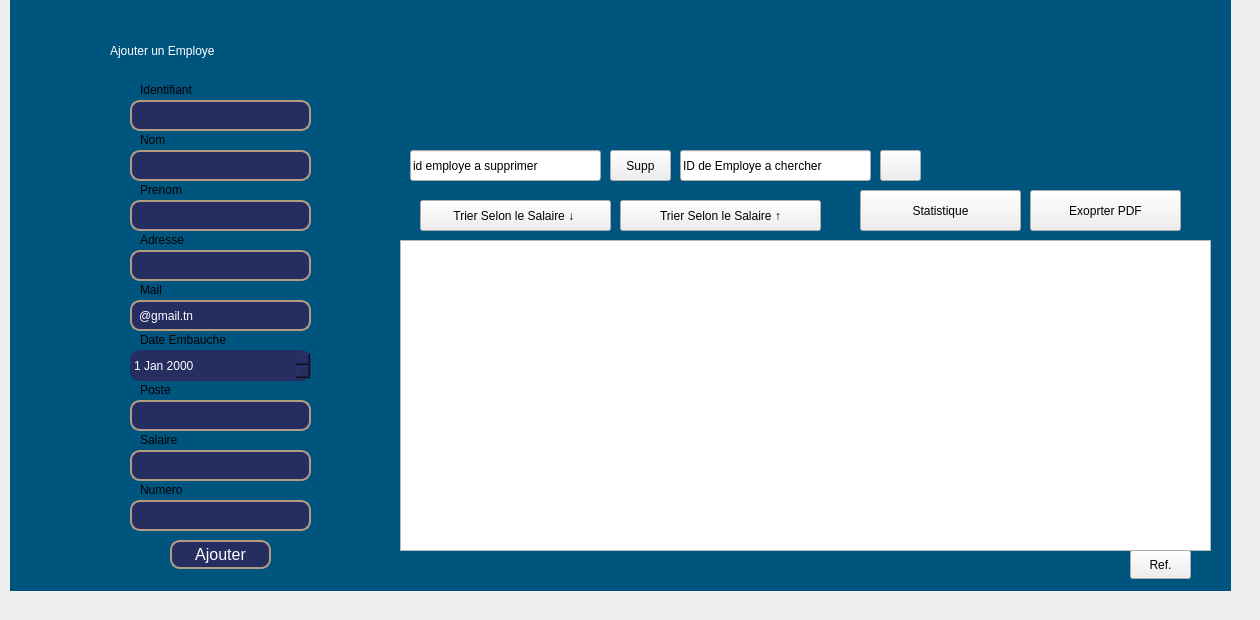
    <widget class="QWidget" name="tab">
     <attribute name="title">
      <string>ajouter un employe</string>
     </attribute>
     <widget class="QLabel" name="label_8">
      <property name="geometry">
       <rect>
        <x>140</x>
        <y>180</y>
        <width>63</width>
        <height>20</height>
       </rect>
      </property>
      <property name="text">
       <string>Prenom</string>
      </property>
     </widget>
     <widget class="QLabel" name="label_5">
      <property name="geometry">
       <rect>
        <x>110</x>
        <y>30</y>
        <width>251</width>
        <height>41</height>
       </rect>
      </property>
      <property name="styleSheet">
       <string notr="true">color: white;
font: 900 italic 13pt &quot;Segoe UI Black&quot;;
</string>
      </property>
      <property name="text">
       <string>Ajouter un Employe</string>
      </property>
     </widget>
     <widget class="QLabel" name="label_9">
      <property name="geometry">
       <rect>
        <x>140</x>
        <y>330</y>
        <width>121</width>
        <height>20</height>
       </rect>
      </property>
      <property name="text">
       <string>Date Embauche</string>
      </property>
     </widget>
     <widget class="QLineEdit" name="prenom">
      <property name="geometry">
       <rect>
        <x>130</x>
        <y>200</y>
        <width>181</width>
        <height>31</height>
       </rect>
      </property>
      <property name="styleSheet">
       <string notr="true">QLineEdit {
    background-color: #262D60; /* Couleur de fond */
    color: white;               /* Couleur du texte */
    border-radius: 10px;        /* Coins arrondis */
    border: 2px solid #B49B84;  /* Bordure */
    padding: 5px;               /* Espacement intérieur */
}
</string>
      </property>
     </widget>
     <widget class="QLabel" name="label_13">
      <property name="geometry">
       <rect>
        <x>140</x>
        <y>480</y>
        <width>63</width>
        <height>20</height>
       </rect>
      </property>
      <property name="text">
       <string>Numero</string>
      </property>
     </widget>
     <widget class="QLabel" name="label_11">
      <property name="geometry">
       <rect>
        <x>140</x>
        <y>430</y>
        <width>63</width>
        <height>20</height>
       </rect>
      </property>
      <property name="text">
       <string>Salaire</string>
      </property>
     </widget>
     <widget class="QLineEdit" name="id">
      <property name="geometry">
       <rect>
        <x>130</x>
        <y>100</y>
        <width>181</width>
        <height>31</height>
       </rect>
      </property>
      <property name="styleSheet">
       <string notr="true">QLineEdit {
    background-color: #262D60; /* Couleur de fond */
    color: white;               /* Couleur du texte */
    border-radius: 10px;        /* Coins arrondis */
    border: 2px solid #B49B84;  /* Bordure */
    padding: 5px;               /* Espacement intérieur */
}
</string>
      </property>
      <property name="text">
       <string/>
      </property>
     </widget>
     <widget class="QLineEdit" name="nom">
      <property name="geometry">
       <rect>
        <x>130</x>
        <y>150</y>
        <width>181</width>
        <height>31</height>
       </rect>
      </property>
      <property name="styleSheet">
       <string notr="true">QLineEdit {
    background-color: #262D60; /* Couleur de fond */
    color: white;               /* Couleur du texte */
    border-radius: 10px;        /* Coins arrondis */
    border: 2px solid #B49B84;  /* Bordure */
    padding: 5px;               /* Espacement intérieur */
}
</string>
      </property>
     </widget>
     <widget class="QLineEdit" name="salaire">
      <property name="geometry">
       <rect>
        <x>130</x>
        <y>450</y>
        <width>181</width>
        <height>31</height>
       </rect>
      </property>
      <property name="styleSheet">
       <string notr="true">QLineEdit {
    background-color: #262D60; /* Couleur de fond */
    color: white;               /* Couleur du texte */
    border-radius: 10px;        /* Coins arrondis */
    border: 2px solid #B49B84;  /* Bordure */
    padding: 5px;               /* Espacement intérieur */
}
</string>
      </property>
     </widget>
     <widget class="QLabel" name="label_10">
      <property name="geometry">
       <rect>
        <x>140</x>
        <y>380</y>
        <width>63</width>
        <height>20</height>
       </rect>
      </property>
      <property name="text">
       <string>Poste</string>
      </property>
     </widget>
     <widget class="QLineEdit" name="poste">
      <property name="geometry">
       <rect>
        <x>130</x>
        <y>400</y>
        <width>181</width>
        <height>31</height>
       </rect>
      </property>
      <property name="styleSheet">
       <string notr="true">QLineEdit {
    background-color: #262D60; /* Couleur de fond */
    color: white;               /* Couleur du texte */
    border-radius: 10px;        /* Coins arrondis */
    border: 2px solid #B49B84;  /* Bordure */
    padding: 5px;               /* Espacement intérieur */
}

</string>
      </property>
     </widget>
     <widget class="QLabel" name="label_7">
      <property name="geometry">
       <rect>
        <x>140</x>
        <y>130</y>
        <width>63</width>
        <height>20</height>
       </rect>
      </property>
      <property name="text">
       <string>Nom</string>
      </property>
     </widget>
     <widget class="QPushButton" name="ajouter">
      <property name="geometry">
       <rect>
        <x>170</x>
        <y>540</y>
        <width>101</width>
        <height>29</height>
       </rect>
      </property>
      <property name="styleSheet">
       <string notr="true">QPushButton {
    background-color: #262D60; /* Couleur de fond normale */
    color: white;               /* Couleur du texte */
    font-size: 16px;            /* Taille de la police */
    border-radius: 10px;        /* Coins arrondis */
    border: 2px solid #B49B84;  /* Bordure */
}

QPushButton:hover {
    background-color: #1E253E;  /* Couleur de fond au survol (plus foncé) */
}
QPushButton:pressed
{
    background-color:  #CEBAA7;
    border: 1px solid white;
}
</string>
      </property>
      <property name="text">
       <string>Ajouter</string>
      </property>
     </widget>
     <widget class="QLineEdit" name="adrs">
      <property name="geometry">
       <rect>
        <x>130</x>
        <y>250</y>
        <width>181</width>
        <height>31</height>
       </rect>
      </property>
      <property name="styleSheet">
       <string notr="true">QLineEdit {
    background-color: #262D60; /* Couleur de fond */
    color: white;               /* Couleur du texte */
    border-radius: 10px;        /* Coins arrondis */
    border: 2px solid #B49B84;  /* Bordure */
    padding: 5px;               /* Espacement intérieur */
}

</string>
      </property>
     </widget>
     <widget class="QLabel" name="label_6">
      <property name="geometry">
       <rect>
        <x>140</x>
        <y>80</y>
        <width>131</width>
        <height>20</height>
       </rect>
      </property>
      <property name="text">
       <string>Identifiant</string>
      </property>
     </widget>
     <widget class="QLabel" name="label_12">
      <property name="geometry">
       <rect>
        <x>140</x>
        <y>230</y>
        <width>63</width>
        <height>20</height>
       </rect>
      </property>
      <property name="text">
       <string>Adresse</string>
      </property>
     </widget>
     <widget class="QLineEdit" name="mail">
      <property name="geometry">
       <rect>
        <x>130</x>
        <y>300</y>
        <width>181</width>
        <height>31</height>
       </rect>
      </property>
      <property name="styleSheet">
       <string notr="true">QLineEdit {
    background-color: #262D60; /* Couleur de fond */
    color: white;               /* Couleur du texte */
    border-radius: 10px;        /* Coins arrondis */
    border: 2px solid #B49B84;  /* Bordure */
    padding: 5px;               /* Espacement intérieur */
}

</string>
      </property>
      <property name="text">
       <string>@gmail.tn</string>
      </property>
     </widget>
     <widget class="QLineEdit" name="nume">
      <property name="geometry">
       <rect>
        <x>130</x>
        <y>500</y>
        <width>181</width>
        <height>31</height>
       </rect>
      </property>
      <property name="styleSheet">
       <string notr="true">QLineEdit {
    background-color: #262D60; /* Couleur de fond */
    color: white;               /* Couleur du texte */
    border-radius: 10px;        /* Coins arrondis */
    border: 2px solid #B49B84;  /* Bordure */
    padding: 5px;               /* Espacement intérieur */
}

</string>
      </property>
     </widget>
     <widget class="QLabel" name="label_2">
      <property name="geometry">
       <rect>
        <x>900</x>
        <y>0</y>
        <width>351</width>
        <height>211</height>
       </rect>
      </property>
      <property name="text">
       <string/>
      </property>
      <property name="pixmap">
       <pixmap>../1x/hc.png</pixmap>
      </property>
     </widget>
     <widget class="QLabel" name="label_14">
      <property name="geometry">
       <rect>
        <x>140</x>
        <y>280</y>
        <width>63</width>
        <height>20</height>
       </rect>
      </property>
      <property name="text">
       <string>Mail</string>
      </property>
     </widget>
     <widget class="QDateEdit" name="date">
      <property name="geometry">
       <rect>
        <x>130</x>
        <y>350</y>
        <width>181</width>
        <height>31</height>
       </rect>
      </property>
      <property name="styleSheet">
       <string notr="true">QDateEdit {
    background-color:#262D60;
border-radius: 10px
}
QDateEdit {
    color: white;
}
QDateEdit {
    font-family: Arial;
    font-size: 12px;
}
QDateEdit {
    border: 2px solid #262D60;
}</string>
      </property>
     </widget>
     <widget class="QLabel" name="label_34">
      <property name="geometry">
       <rect>
        <x>1020</x>
        <y>430</y>
        <width>121</width>
        <height>141</height>
       </rect>
      </property>
      <property name="text">
       <string/>
      </property>
      <property name="pixmap">
       <pixmap>../1x/hcc.png</pixmap>
      </property>
     </widget>
     <widget class="QTableView" name="tableView">
      <property name="geometry">
       <rect>
        <x>400</x>
        <y>240</y>
        <width>811</width>
        <height>311</height>
       </rect>
      </property>
      <property name="styleSheet">
       <string notr="true">background-color: rgb(0, 0, 127);
/* Style global du QTableView */
QTableView {
    border: 2px solid #262D60;  /* Bordure autour du tableau */
    border-radius: 50px;         /* Coins plus arrondis */
    background-color: #cebaa7;   /* Couleur de fond */
    gridline-color: #d3d3d3;     /* Couleur des lignes de la grille */
    selection-background-color: #A8D5E2; /* Couleur de fond de la sélection */
    alternate-background-color: #e9f5f5; /* Couleur de fond alternée */
}

/* Style pour les éléments dans QTableView */

/* Style pour les en-têtes */
QHeaderView::section {
    background-color: #262D60; /* Couleur de fond des en-têtes */
    color: white;              /* Couleur du texte */
    padding: 5px;
    border: 1px solid #d3d3d3; /* Bordure autour des en-têtes */
    font-weight: bold;
}

/* Style pour la sélection (fond gris) */
QTableView::item:selected {
    background-color: #D3D3D3;  /* Couleur de fond pour l'élément sélectionné en gris */
    color: black;               /* Couleur du texte dans la sélection */
}

/* Appliquer un style à la première colonne */
QTableView::item:column(0) {
    background-color: red; /* Fond rouge pour la première colonne */
}
</string>
      </property>
     </widget>
     <widget class="QLineEdit" name="lineEdit_IDS">
      <property name="geometry">
       <rect>
        <x>410</x>
        <y>150</y>
        <width>191</width>
        <height>31</height>
       </rect>
      </property>
      <property name="styleSheet">
       <string notr="true">background-color: rgb(0, 85, 127);
QLineEdit {
    background-color: #CEBAA7; /* Couleur de fond */
    color: white;               /* Couleur du texte */
    border-radius: 10px;        /* Coins arrondis */
    border: 2px solid #B49B84;  /* Bordure */
    padding: 5px;               /* Espacement intérieur */
}
</string>
      </property>
      <property name="text">
       <string>id employe a supprimer </string>
      </property>
     </widget>
     <widget class="QPushButton" name="SupprimerEmp">
      <property name="geometry">
       <rect>
        <x>610</x>
        <y>150</y>
        <width>61</width>
        <height>31</height>
       </rect>
      </property>
      <property name="styleSheet">
       <string notr="true">background-color: rgb(0, 85, 127);
QPushButton {
    background-color: #CEBAA7; /* Couleur de fond */
    color: black;               /* Couleur du texte */
    font-size: 16px;            /* Taille de la police */
    border-radius: 10px;        /* Coins arrondis */
    border: 2px solid #B49B84;  /* Bordure */
}

QPushButton:hover {
    background-color: #B49B84;  /* Couleur de fond au survol (plus foncé) */
}
QPushButton:pressed
{
    background-color: #262D60;
    border: 1px solid white;
}


</string>
      </property>
      <property name="text">
       <string>Supp</string>
      </property>
      <property name="icon">
       <iconset>
        <normaloff>../recherche-01.png</normaloff>../recherche-01.png</iconset>
      </property>
     </widget>
     <widget class="QLineEdit" name="rech">
      <property name="geometry">
       <rect>
        <x>680</x>
        <y>150</y>
        <width>191</width>
        <height>31</height>
       </rect>
      </property>
      <property name="styleSheet">
       <string notr="true">background-color: rgb(0, 85, 127);
QLineEdit {
    background-color: #CEBAA7; /* Couleur de fond */
    color: white;               /* Couleur du texte */
    border-radius: 10px;        /* Coins arrondis */
    border: 2px solid #B49B84;  /* Bordure */
    padding: 5px;               /* Espacement intérieur */
}
</string>
      </property>
      <property name="text">
       <string>ID de Employe a chercher</string>
      </property>
     </widget>
     <widget class="QPushButton" name="searchEmpButton">
      <property name="geometry">
       <rect>
        <x>880</x>
        <y>150</y>
        <width>41</width>
        <height>31</height>
       </rect>
      </property>
      <property name="styleSheet">
       <string notr="true">background-color: rgb(0, 85, 127);
QPushButton {
    background-color: #CEBAA7; /* Couleur de fond */
    color: black;               /* Couleur du texte */
    font-size: 16px;            /* Taille de la police */
    border-radius: 10px;        /* Coins arrondis */
    border: 2px solid #B49B84;  /* Bordure */
}

QPushButton:hover {
    background-color: #B49B84;  /* Couleur de fond au survol (plus foncé) */
}
QPushButton:pressed
{
    background-color: #262D60;
    border: 1px solid white;
}


</string>
      </property>
      <property name="text">
       <string/>
      </property>
      <property name="icon">
       <iconset>
        <normaloff>../1x/Plan de travail 1.png</normaloff>../1x/Plan de travail 1.png</iconset>
      </property>
     </widget>
     <widget class="QPushButton" name="trie1">
      <property name="geometry">
       <rect>
        <x>420</x>
        <y>200</y>
        <width>191</width>
        <height>31</height>
       </rect>
      </property>
      <property name="styleSheet">
       <string notr="true">background-color: rgb(0, 85, 127);
QPushButton {
    background-color: #CEBAA7; /* Couleur de fond */
    color: black;               /* Couleur du texte */
    font-size: 16px;            /* Taille de la police */
    border-radius: 10px;        /* Coins arrondis */
    border: 2px solid #B49B84;  /* Bordure */
}

QPushButton:hover {
    background-color: #B49B84;  /* Couleur de fond au survol (plus foncé) */
}
QPushButton:pressed
{
    background-color: #262D60;
    border: 1px solid white;
}


</string>
      </property>
      <property name="text">
       <string>Trier Selon le Salaire ↓ </string>
      </property>
      <property name="icon">
       <iconset>
        <normaloff>../1x/1x/trier-01.png</normaloff>../1x/1x/trier-01.png</iconset>
      </property>
     </widget>
     <widget class="QPushButton" name="refreche">
      <property name="geometry">
       <rect>
        <x>1130</x>
        <y>550</y>
        <width>61</width>
        <height>29</height>
       </rect>
      </property>
      <property name="styleSheet">
       <string notr="true">background-color: rgb(0, 85, 127);
QPushButton {
    background-color: #CEBAA7; /* Couleur de fond */
    color: black;               /* Couleur du texte */
    font-size: 16px;            /* Taille de la police */
    border-radius: 10px;        /* Coins arrondis */
    border: 2px solid #B49B84;  /* Bordure */
}

QPushButton:hover {
    background-color: #B49B84;  /* Couleur de fond au survol (plus foncé) */
}
QPushButton:pressed
{
    background-color: #262D60;
    border: 1px solid white;
}



</string>
      </property>
      <property name="text">
       <string>Ref.</string>
      </property>
      <property name="icon">
       <iconset>
        <normaloff>../1x/1x/fgfg.png</normaloff>../1x/1x/fgfg.png</iconset>
      </property>
     </widget>
     <widget class="QLabel" name="label_17">
      <property name="geometry">
       <rect>
        <x>10</x>
        <y>0</y>
        <width>1221</width>
        <height>591</height>
       </rect>
      </property>
      <property name="styleSheet">
       <string notr="true">background-color: rgb(0, 85, 127);</string>
      </property>
      <property name="text">
       <string/>
      </property>
      <property name="pixmap">
       <pixmap>../1x/aaaaa.png</pixmap>
      </property>
     </widget>
     <widget class="QLabel" name="label">
      <property name="geometry">
       <rect>
        <x>80</x>
        <y>10</y>
        <width>561</width>
        <height>601</height>
       </rect>
      </property>
      <property name="text">
       <string/>
      </property>
      <property name="pixmap">
       <pixmap>../aaa.png</pixmap>
      </property>
     </widget>
     <widget class="QLabel" name="label_4">
      <property name="geometry">
       <rect>
        <x>410</x>
        <y>-10</y>
        <width>211</width>
        <height>131</height>
       </rect>
      </property>
      <property name="text">
       <string/>
      </property>
      <property name="pixmap">
       <pixmap>../1x/1x/photoProfile-01.png</pixmap>
      </property>
     </widget>
     <widget class="QPushButton" name="trie22">
      <property name="geometry">
       <rect>
        <x>620</x>
        <y>200</y>
        <width>201</width>
        <height>31</height>
       </rect>
      </property>
      <property name="styleSheet">
       <string notr="true">background-color: rgb(0, 85, 127);
QPushButton {
    background-color: #CEBAA7; /* Couleur de fond */
    color: black;               /* Couleur du texte */
    font-size: 16px;            /* Taille de la police */
    border-radius: 10px;        /* Coins arrondis */
    border: 2px solid #B49B84;  /* Bordure */
}

QPushButton:hover {
    background-color: #B49B84;  /* Couleur de fond au survol (plus foncé) */
}
QPushButton:pressed
{
    background-color: #262D60;
    border: 1px solid white;
}


</string>
      </property>
      <property name="text">
       <string>Trier Selon le Salaire ↑</string>
      </property>
      <property name="icon">
       <iconset>
        <normaloff>../1x/1x/trier-01.png</normaloff>../1x/1x/trier-01.png</iconset>
      </property>
     </widget>
     <widget class="QPushButton" name="printEmpBox">
      <property name="geometry">
       <rect>
        <x>1030</x>
        <y>190</y>
        <width>151</width>
        <height>41</height>
       </rect>
      </property>
      <property name="styleSheet">
       <string notr="true">background-color: rgb(0, 85, 127);
QPushButton {
    background-color: #CEBAA7; /* Couleur de fond */
    color: black;               /* Couleur du texte */
    font-size: 16px;            /* Taille de la police */
    border-radius: 10px;        /* Coins arrondis */
    border: 2px solid #B49B84;  /* Bordure */
}

QPushButton:hover {
    background-color: #B49B84;  /* Couleur de fond au survol (plus foncé) */
}
QPushButton:pressed
{
    background-color: #262D60;
    border: 1px solid white;
}



</string>
      </property>
      <property name="text">
       <string>Exoprter PDF</string>
      </property>
      <property name="icon">
       <iconset>
        <normaloff>../1x/1x/Design_elements_Flat_free_download_buttons_Icons_symbols_03_by_MissChatz.png</normaloff>../1x/1x/Design_elements_Flat_free_download_buttons_Icons_symbols_03_by_MissChatz.png</iconset>
      </property>
     </widget>
     <widget class="QPushButton" name="stat">
      <property name="geometry">
       <rect>
        <x>860</x>
        <y>190</y>
        <width>161</width>
        <height>41</height>
       </rect>
      </property>
      <property name="styleSheet">
       <string notr="true">background-color: rgb(0, 85, 127);
QPushButton {
    background-color: #CEBAA7; /* Couleur de fond */
    color: black;               /* Couleur du texte */
    font-size: 16px;            /* Taille de la police */
    border-radius: 10px;        /* Coins arrondis */
    border: 2px solid #B49B84;  /* Bordure */
}

QPushButton:hover {
    background-color: #B49B84;  /* Couleur de fond au survol (plus foncé) */
}
QPushButton:pressed
{
    background-color: #262D60;
    border: 1px solid white;
}




</string>
      </property>
      <property name="text">
       <string>Statistique</string>
      </property>
      <property name="icon">
       <iconset>
        <normaloff>../1x/1x/Mesa de trabajo 1.png</normaloff>../1x/1x/Mesa de trabajo 1.png</iconset>
      </property>
     </widget>
     <zorder>label_17</zorder>
     <zorder>tableView</zorder>
     <zorder>label</zorder>
     <zorder>label_34</zorder>
     <zorder>label_2</zorder>
     <zorder>id</zorder>
     <zorder>label_6</zorder>
     <zorder>nom</zorder>
     <zorder>label_7</zorder>
     <zorder>label_8</zorder>
     <zorder>prenom</zorder>
     <zorder>label_9</zorder>
     <zorder>poste</zorder>
     <zorder>label_10</zorder>
     <zorder>salaire</zorder>
     <zorder>label_11</zorder>
     <zorder>adrs</zorder>
     <zorder>label_12</zorder>
     <zorder>nume</zorder>
     <zorder>label_13</zorder>
     <zorder>ajouter</zorder>
     <zorder>label_5</zorder>
     <zorder>mail</zorder>
     <zorder>label_14</zorder>
     <zorder>date</zorder>
     <zorder>lineEdit_IDS</zorder>
     <zorder>SupprimerEmp</zorder>
     <zorder>rech</zorder>
     <zorder>searchEmpButton</zorder>
     <zorder>trie1</zorder>
     <zorder>refreche</zorder>
     <zorder>label_4</zorder>
     <zorder>trie22</zorder>
     <zorder>printEmpBox</zorder>
     <zorder>stat</zorder>
    </widget>
